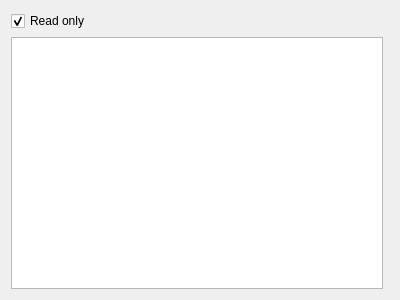
<?xml version="1.0" encoding="UTF-8"?>
<ui version="4.0">
 <class>PresetListWidget</class>
 <widget class="QWidget" name="PresetListWidget">
  <property name="geometry">
   <rect>
    <x>0</x>
    <y>0</y>
    <width>400</width>
    <height>300</height>
   </rect>
  </property>
  <property name="windowTitle">
   <string>Form</string>
  </property>
  <layout class="QVBoxLayout" name="verticalLayout">
   <item>
    <widget class="QCheckBox" name="readOnly">
     <property name="text">
      <string>Read only</string>
     </property>
     <property name="checked">
      <bool>true</bool>
     </property>
    </widget>
   </item>
   <item>
    <layout class="QHBoxLayout" name="horizontalLayout">
     <item>
      <widget class="QListWidget" name="listWidget"/>
     </item>
     <item>
      <widget class="PreviewWidget" name="previewWidget" native="true"/>
     </item>
    </layout>
   </item>
  </layout>
 </widget>
 <customwidgets>
  <customwidget>
   <class>PreviewWidget</class>
   <extends>QWidget</extends>
   <header>previewwidget.hh</header>
   <container>1</container>
  </customwidget>
 </customwidgets>
 <resources/>
 <connections/>
</ui>
